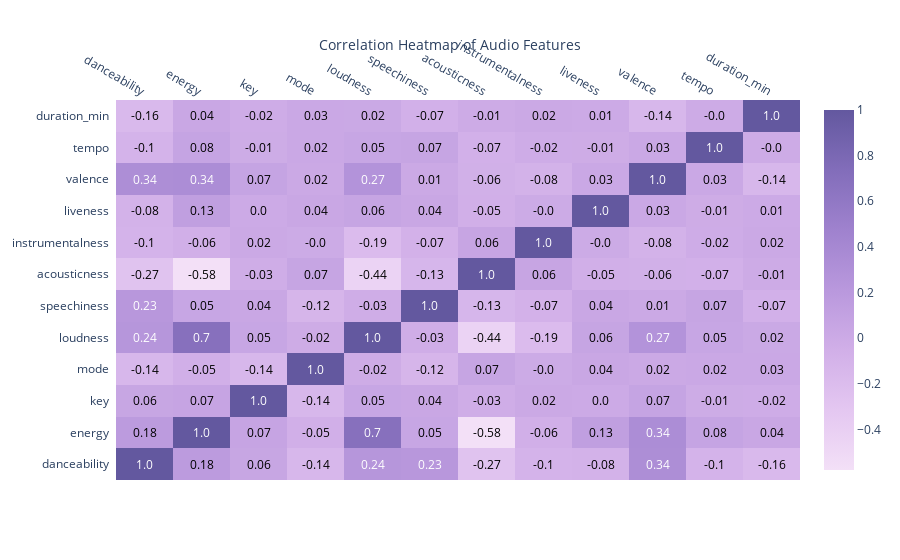

Here is the notebook cell this chart was saved with:
### Markdown cell above
### Heatmap

### Code cell
# Create a correlation matrix
corr = charts.corr().drop('tempo_name').drop(columns = ['tempo_name'])

# Convert the correlation matrix to a 1D array
corr_arr = np.array(corr)

# Create a heatmap
heatmap = ff.create_annotated_heatmap(
    z=corr_arr,
    x=list(corr.columns),
    y=list(corr.index),
    annotation_text=corr_arr.round(2),
    showscale=True,
    colorscale='Purp',
)

# Add title
heatmap.update_layout(title_text='Correlation Heatmap of Audio Features',
                      title_x=0.5,
                      title_font=dict(size=14),
                      )

# Display the heatmap
heatmap.show()

### Figure 1 — Plotly figure (JSON) as saved in the notebook; plotly's stock layout.template omitted (floating-point values rounded to 4 significant figures; data arrays with more than 128 entries replaced by an {"elided": "..."} marker saying what was removed)
{"data": [{"colorscale": [[0, "rgb(243, 224, 247)"], [0.1667, "rgb(228, 199, 241)"], [0.3333, "rgb(209, 175, 232)"], [0.5, "rgb(185, 152, 221)"], [0.6667, "rgb(159, 130, 206)"], [0.8333, "rgb(130, 109, 186)"], [1, "rgb(99, 88, 159)"]], "reversescale": false, "showscale": true, "type": "heatmap", "x": ["danceability", "energy", "key", "mode", "loudness", "speechiness", "acousticness", "instrumentalness", "liveness", "valence", "tempo", "duration_min"], "y": ["danceability", "energy", "key", "mode", "loudness", "speechiness", "acousticness", "instrumentalness", "liveness", "valence", "tempo", "duration_min"], "z": {"elided": "12x12 float values"}}], "layout": {"annotations": [{"font": {"color": "#FFFFFF"}, "showarrow": false, "text": "1.0", "x": "danceability", "xref": "x", "y": "danceability", "yref": "y"}, {"font": {"color": "#000000"}, "showarrow": false, "text": "0.18", "x": "energy", "xref": "x", "y": "danceability", "yref": "y"}, {"font": {"color": "#000000"}, "showarrow": false, "text": "0.06", "x": "key", "xref": "x", "y": "danceability", "yref": "y"}, {"font": {"color": "#000000"}, "showarrow": false, "text": "-0.14", "x": "mode", "xref": "x", "y": "danceability", "yref": "y"}, {"font": {"color": "#FFFFFF"}, "showarrow": false, "text": "0.24", "x": "loudness", "xref": "x", "y": "danceability", "yref": "y"}, {"font": {"color": "#FFFFFF"}, "showarrow": false, "text": "0.23", "x": "speechiness", "xref": "x", "y": "danceability", "yref": "y"}, {"font": {"color": "#000000"}, "showarrow": false, "text": "-0.27", "x": "acousticness", "xref": "x", "y": "danceability", "yref": "y"}, {"font": {"color": "#000000"}, "showarrow": false, "text": "-0.1", "x": "instrumentalness", "xref": "x", "y": "danceability", "yref": "y"}, {"font": {"color": "#000000"}, "showarrow": false, "text": "-0.08", "x": "liveness", "xref": "x", "y": "danceability", "yref": "y"}, {"font": {"color": "#FFFFFF"}, "showarrow": false, "text": "0.34", "x": "valence", "xref": "x", "y": "danceability", "yref": "y"}, {"font": {"color": "#000000"}, "showarrow": false, "text": "-0.1", "x": "tempo", "xref": "x", "y": "danceability", "yref": "y"}, {"font": {"color": "#000000"}, "showarrow": false, "text": "-0.16", "x": "duration_min", "xref": "x", "y": "danceability", "yref": "y"}, {"font": {"color": "#000000"}, "showarrow": false, "text": "0.18", "x": "danceability", "xref": "x", "y": "energy", "yref": "y"}, {"font": {"color": "#FFFFFF"}, "showarrow": false, "text": "1.0", "x": "energy", "xref": "x", "y": "energy", "yref": "y"}, {"font": {"color": "#000000"}, "showarrow": false, "text": "0.07", "x": "key", "xref": "x", "y": "energy", "yref": "y"}, {"font": {"color": "#000000"}, "showarrow": false, "text": "-0.05", "x": "mode", "xref": "x", "y": "energy", "yref": "y"}, {"font": {"color": "#FFFFFF"}, "showarrow": false, "text": "0.7", "x": "loudness", "xref": "x", "y": "energy", "yref": "y"}, {"font": {"color": "#000000"}, "showarrow": false, "text": "0.05", "x": "speechiness", "xref": "x", "y": "energy", "yref": "y"}, {"font": {"color": "#000000"}, "showarrow": false, "text": "-0.58", "x": "acousticness", "xref": "x", "y": "energy", "yref": "y"}, {"font": {"color": "#000000"}, "showarrow": false, "text": "-0.06", "x": "instrumentalness", "xref": "x", "y": "energy", "yref": "y"}, {"font": {"color": "#000000"}, "showarrow": false, "text": "0.13", "x": "liveness", "xref": "x", "y": "energy", "yref": "y"}, {"font": {"color": "#FFFFFF"}, "showarrow": false, "text": "0.34", "x": "valence", "xref": "x", "y": "energy", "yref": "y"}, {"font": {"color": "#000000"}, "showarrow": false, "text": "0.08", "x": "tempo", "xref": "x", "y": "energy", "yref": "y"}, {"font": {"color": "#000000"}, "showarrow": false, "text": "0.04", "x": "duration_min", "xref": "x", "y": "energy", "yref": "y"}, {"font": {"color": "#000000"}, "showarrow": false, "text": "0.06", "x": "danceability", "xref": "x", "y": "key", "yref": "y"}, {"font": {"color": "#000000"}, "showarrow": false, "text": "0.07", "x": "energy", "xref": "x", "y": "key", "yref": "y"}, {"font": {"color": "#FFFFFF"}, "showarrow": false, "text": "1.0", "x": "key", "xref": "x", "y": "key", "yref": "y"}, {"font": {"color": "#000000"}, "showarrow": false, "text": "-0.14", "x": "mode", "xref": "x", "y": "key", "yref": "y"}, {"font": {"color": "#000000"}, "showarrow": false, "text": "0.05", "x": "loudness", "xref": "x", "y": "key", "yref": "y"}, {"font": {"color": "#000000"}, "showarrow": false, "text": "0.04", "x": "speechiness", "xref": "x", "y": "key", "yref": "y"}, {"font": {"color": "#000000"}, "showarrow": false, "text": "-0.03", "x": "acousticness", "xref": "x", "y": "key", "yref": "y"}, {"font": {"color": "#000000"}, "showarrow": false, "text": "0.02", "x": "instrumentalness", "xref": "x", "y": "key", "yref": "y"}, {"font": {"color": "#000000"}, "showarrow": false, "text": "0.0", "x": "liveness", "xref": "x", "y": "key", "yref": "y"}, {"font": {"color": "#000000"}, "showarrow": false, "text": "0.07", "x": "valence", "xref": "x", "y": "key", "yref": "y"}, {"font": {"color": "#000000"}, "showarrow": false, "text": "-0.01", "x": "tempo", "xref": "x", "y": "key", "yref": "y"}, {"font": {"color": "#000000"}, "showarrow": false, "text": "-0.02", "x": "duration_min", "xref": "x", "y": "key", "yref": "y"}, {"font": {"color": "#000000"}, "showarrow": false, "text": "-0.14", "x": "danceability", "xref": "x", "y": "mode", "yref": "y"}, {"font": {"color": "#000000"}, "showarrow": false, "text": "-0.05", "x": "energy", "xref": "x", "y": "mode", "yref": "y"}, {"font": {"color": "#000000"}, "showarrow": false, "text": "-0.14", "x": "key", "xref": "x", "y": "mode", "yref": "y"}, {"font": {"color": "#FFFFFF"}, "showarrow": false, "text": "1.0", "x": "mode", "xref": "x", "y": "mode", "yref": "y"}, {"font": {"color": "#000000"}, "showarrow": false, "text": "-0.02", "x": "loudness", "xref": "x", "y": "mode", "yref": "y"}, {"font": {"color": "#000000"}, "showarrow": false, "text": "-0.12", "x": "speechiness", "xref": "x", "y": "mode", "yref": "y"}, {"font": {"color": "#000000"}, "showarrow": false, "text": "0.07", "x": "acousticness", "xref": "x", "y": "mode", "yref": "y"}, {"font": {"color": "#000000"}, "showarrow": false, "text": "-0.0", "x": "instrumentalness", "xref": "x", "y": "mode", "yref": "y"}, {"font": {"color": "#000000"}, "showarrow": false, "text": "0.04", "x": "liveness", "xref": "x", "y": "mode", "yref": "y"}, {"font": {"color": "#000000"}, "showarrow": false, "text": "0.02", "x": "valence", "xref": "x", "y": "mode", "yref": "y"}, {"font": {"color": "#000000"}, "showarrow": false, "text": "0.02", "x": "tempo", "xref": "x", "y": "mode", "yref": "y"}, {"font": {"color": "#000000"}, "showarrow": false, "text": "0.03", "x": "duration_min", "xref": "x", "y": "mode", "yref": "y"}, {"font": {"color": "#FFFFFF"}, "showarrow": false, "text": "0.24", "x": "danceability", "xref": "x", "y": "loudness", "yref": "y"}, {"font": {"color": "#FFFFFF"}, "showarrow": false, "text": "0.7", "x": "energy", "xref": "x", "y": "loudness", "yref": "y"}, {"font": {"color": "#000000"}, "showarrow": false, "text": "0.05", "x": "key", "xref": "x", "y": "loudness", "yref": "y"}, {"font": {"color": "#000000"}, "showarrow": false, "text": "-0.02", "x": "mode", "xref": "x", "y": "loudness", "yref": "y"}, {"font": {"color": "#FFFFFF"}, "showarrow": false, "text": "1.0", "x": "loudness", "xref": "x", "y": "loudness", "yref": "y"}, {"font": {"color": "#000000"}, "showarrow": false, "text": "-0.03", "x": "speechiness", "xref": "x", "y": "loudness", "yref": "y"}, {"font": {"color": "#000000"}, "showarrow": false, "text": "-0.44", "x": "acousticness", "xref": "x", "y": "loudness", "yref": "y"}, {"font": {"color": "#000000"}, "showarrow": false, "text": "-0.19", "x": "instrumentalness", "xref": "x", "y": "loudness", "yref": "y"}, {"font": {"color": "#000000"}, "showarrow": false, "text": "0.06", "x": "liveness", "xref": "x", "y": "loudness", "yref": "y"}, {"font": {"color": "#FFFFFF"}, "showarrow": false, "text": "0.27", "x": "valence", "xref": "x", "y": "loudness", "yref": "y"}, {"font": {"color": "#000000"}, "showarrow": false, "text": "0.05", "x": "tempo", "xref": "x", "y": "loudness", "yref": "y"}, {"font": {"color": "#000000"}, "showarrow": false, "text": "0.02", "x": "duration_min", "xref": "x", "y": "loudness", "yref": "y"}, {"font": {"color": "#FFFFFF"}, "showarrow": false, "text": "0.23", "x": "danceability", "xref": "x", "y": "speechiness", "yref": "y"}, {"font": {"color": "#000000"}, "showarrow": false, "text": "0.05", "x": "energy", "xref": "x", "y": "speechiness", "yref": "y"}, {"font": {"color": "#000000"}, "showarrow": false, "text": "0.04", "x": "key", "xref": "x", "y": "speechiness", "yref": "y"}, {"font": {"color": "#000000"}, "showarrow": false, "text": "-0.12", "x": "mode", "xref": "x", "y": "speechiness", "yref": "y"}, {"font": {"color": "#000000"}, "showarrow": false, "text": "-0.03", "x": "loudness", "xref": "x", "y": "speechiness", "yref": "y"}, {"font": {"color": "#FFFFFF"}, "showarrow": false, "text": "1.0", "x": "speechiness", "xref": "x", "y": "speechiness", "yref": "y"}, {"font": {"color": "#000000"}, "showarrow": false, "text": "-0.13", "x": "acousticness", "xref": "x", "y": "speechiness", "yref": "y"}, {"font": {"color": "#000000"}, "showarrow": false, "text": "-0.07", "x": "instrumentalness", "xref": "x", "y": "speechiness", "yref": "y"}, {"font": {"color": "#000000"}, "showarrow": false, "text": "0.04", "x": "liveness", "xref": "x", "y": "speechiness", "yref": "y"}, {"font": {"color": "#000000"}, "showarrow": false, "text": "0.01", "x": "valence", "xref": "x", "y": "speechiness", "yref": "y"}, {"font": {"color": "#000000"}, "showarrow": false, "text": "0.07", "x": "tempo", "xref": "x", "y": "speechiness", "yref": "y"}, {"font": {"color": "#000000"}, "showarrow": false, "text": "-0.07", "x": "duration_min", "xref": "x", "y": "speechiness", "yref": "y"}, {"font": {"color": "#000000"}, "showarrow": false, "text": "-0.27", "x": "danceability", "xref": "x", "y": "acousticness", "yref": "y"}, {"font": {"color": "#000000"}, "showarrow": false, "text": "-0.58", "x": "energy", "xref": "x", "y": "acousticness", "yref": "y"}, {"font": {"color": "#000000"}, "showarrow": false, "text": "-0.03", "x": "key", "xref": "x", "y": "acousticness", "yref": "y"}, {"font": {"color": "#000000"}, "showarrow": false, "text": "0.07", "x": "mode", "xref": "x", "y": "acousticness", "yref": "y"}, {"font": {"color": "#000000"}, "showarrow": false, "text": "-0.44", "x": "loudness", "xref": "x", "y": "acousticness", "yref": "y"}, {"font": {"color": "#000000"}, "showarrow": false, "text": "-0.13", "x": "speechiness", "xref": "x", "y": "acousticness", "yref": "y"}, {"font": {"color": "#FFFFFF"}, "showarrow": false, "text": "1.0", "x": "acousticness", "xref": "x", "y": "acousticness", "yref": "y"}, {"font": {"color": "#000000"}, "showarrow": false, "text": "0.06", "x": "instrumentalness", "xref": "x", "y": "acousticness", "yref": "y"}, {"font": {"color": "#000000"}, "showarrow": false, "text": "-0.05", "x": "liveness", "xref": "x", "y": "acousticness", "yref": "y"}, {"font": {"color": "#000000"}, "showarrow": false, "text": "-0.06", "x": "valence", "xref": "x", "y": "acousticness", "yref": "y"}, {"font": {"color": "#000000"}, "showarrow": false, "text": "-0.07", "x": "tempo", "xref": "x", "y": "acousticness", "yref": "y"}, {"font": {"color": "#000000"}, "showarrow": false, "text": "-0.01", "x": "duration_min", "xref": "x", "y": "acousticness", "yref": "y"}, {"font": {"color": "#000000"}, "showarrow": false, "text": "-0.1", "x": "danceability", "xref": "x", "y": "instrumentalness", "yref": "y"}, {"font": {"color": "#000000"}, "showarrow": false, "text": "-0.06", "x": "energy", "xref": "x", "y": "instrumentalness", "yref": "y"}, {"font": {"color": "#000000"}, "showarrow": false, "text": "0.02", "x": "key", "xref": "x", "y": "instrumentalness", "yref": "y"}, {"font": {"color": "#000000"}, "showarrow": false, "text": "-0.0", "x": "mode", "xref": "x", "y": "instrumentalness", "yref": "y"}, {"font": {"color": "#000000"}, "showarrow": false, "text": "-0.19", "x": "loudness", "xref": "x", "y": "instrumentalness", "yref": "y"}, {"font": {"color": "#000000"}, "showarrow": false, "text": "-0.07", "x": "speechiness", "xref": "x", "y": "instrumentalness", "yref": "y"}, {"font": {"color": "#000000"}, "showarrow": false, "text": "0.06", "x": "acousticness", "xref": "x", "y": "instrumentalness", "yref": "y"}, {"font": {"color": "#FFFFFF"}, "showarrow": false, "text": "1.0", "x": "instrumentalness", "xref": "x", "y": "instrumentalness", "yref": "y"}, {"font": {"color": "#000000"}, "showarrow": false, "text": "-0.0", "x": "liveness", "xref": "x", "y": "instrumentalness", "yref": "y"}, {"font": {"color": "#000000"}, "showarrow": false, "text": "-0.08", "x": "valence", "xref": "x", "y": "instrumentalness", "yref": "y"}, {"font": {"color": "#000000"}, "showarrow": false, "text": "-0.02", "x": "tempo", "xref": "x", "y": "instrumentalness", "yref": "y"}, {"font": {"color": "#000000"}, "showarrow": false, "text": "0.02", "x": "duration_min", "xref": "x", "y": "instrumentalness", "yref": "y"}, {"font": {"color": "#000000"}, "showarrow": false, "text": "-0.08", "x": "danceability", "xref": "x", "y": "liveness", "yref": "y"}, {"font": {"color": "#000000"}, "showarrow": false, "text": "0.13", "x": "energy", "xref": "x", "y": "liveness", "yref": "y"}, {"font": {"color": "#000000"}, "showarrow": false, "text": "0.0", "x": "key", "xref": "x", "y": "liveness", "yref": "y"}, {"font": {"color": "#000000"}, "showarrow": false, "text": "0.04", "x": "mode", "xref": "x", "y": "liveness", "yref": "y"}, {"font": {"color": "#000000"}, "showarrow": false, "text": "0.06", "x": "loudness", "xref": "x", "y": "liveness", "yref": "y"}, {"font": {"color": "#000000"}, "showarrow": false, "text": "0.04", "x": "speechiness", "xref": "x", "y": "liveness", "yref": "y"}, {"font": {"color": "#000000"}, "showarrow": false, "text": "-0.05", "x": "acousticness", "xref": "x", "y": "liveness", "yref": "y"}, {"font": {"color": "#000000"}, "showarrow": false, "text": "-0.0", "x": "instrumentalness", "xref": "x", "y": "liveness", "yref": "y"}, {"font": {"color": "#FFFFFF"}, "showarrow": false, "text": "1.0", "x": "liveness", "xref": "x", "y": "liveness", "yref": "y"}, {"font": {"color": "#000000"}, "showarrow": false, "text": "0.03", "x": "valence", "xref": "x", "y": "liveness", "yref": "y"}, {"font": {"color": "#000000"}, "showarrow": false, "text": "-0.01", "x": "tempo", "xref": "x", "y": "liveness", "yref": "y"}, {"font": {"color": "#000000"}, "showarrow": false, "text": "0.01", "x": "duration_min", "xref": "x", "y": "liveness", "yref": "y"}, {"font": {"color": "#FFFFFF"}, "showarrow": false, "text": "0.34", "x": "danceability", "xref": "x", "y": "valence", "yref": "y"}, {"font": {"color": "#FFFFFF"}, "showarrow": false, "text": "0.34", "x": "energy", "xref": "x", "y": "valence", "yref": "y"}, {"font": {"color": "#000000"}, "showarrow": false, "text": "0.07", "x": "key", "xref": "x", "y": "valence", "yref": "y"}, {"font": {"color": "#000000"}, "showarrow": false, "text": "0.02", "x": "mode", "xref": "x", "y": "valence", "yref": "y"}, {"font": {"color": "#FFFFFF"}, "showarrow": false, "text": "0.27", "x": "loudness", "xref": "x", "y": "valence", "yref": "y"}, {"font": {"color": "#000000"}, "showarrow": false, "text": "0.01", "x": "speechiness", "xref": "x", "y": "valence", "yref": "y"}, {"font": {"color": "#000000"}, "showarrow": false, "text": "-0.06", "x": "acousticness", "xref": "x", "y": "valence", "yref": "y"}, {"font": {"color": "#000000"}, "showarrow": false, "text": "-0.08", "x": "instrumentalness", "xref": "x", "y": "valence", "yref": "y"}, {"font": {"color": "#000000"}, "showarrow": false, "text": "0.03", "x": "liveness", "xref": "x", "y": "valence", "yref": "y"}, {"font": {"color": "#FFFFFF"}, "showarrow": false, "text": "1.0", "x": "valence", "xref": "x", "y": "valence", "yref": "y"}, {"font": {"color": "#000000"}, "showarrow": false, "text": "0.03", "x": "tempo", "xref": "x", "y": "valence", "yref": "y"}, {"font": {"color": "#000000"}, "showarrow": false, "text": "-0.14", "x": "duration_min", "xref": "x", "y": "valence", "yref": "y"}, {"font": {"color": "#000000"}, "showarrow": false, "text": "-0.1", "x": "danceability", "xref": "x", "y": "tempo", "yref": "y"}, {"font": {"color": "#000000"}, "showarrow": false, "text": "0.08", "x": "energy", "xref": "x", "y": "tempo", "yref": "y"}, {"font": {"color": "#000000"}, "showarrow": false, "text": "-0.01", "x": "key", "xref": "x", "y": "tempo", "yref": "y"}, {"font": {"color": "#000000"}, "showarrow": false, "text": "0.02", "x": "mode", "xref": "x", "y": "tempo", "yref": "y"}, {"font": {"color": "#000000"}, "showarrow": false, "text": "0.05", "x": "loudness", "xref": "x", "y": "tempo", "yref": "y"}, {"font": {"color": "#000000"}, "showarrow": false, "text": "0.07", "x": "speechiness", "xref": "x", "y": "tempo", "yref": "y"}, {"font": {"color": "#000000"}, "showarrow": false, "text": "-0.07", "x": "acousticness", "xref": "x", "y": "tempo", "yref": "y"}, {"font": {"color": "#000000"}, "showarrow": false, "text": "-0.02", "x": "instrumentalness", "xref": "x", "y": "tempo", "yref": "y"}, {"font": {"color": "#000000"}, "showarrow": false, "text": "-0.01", "x": "liveness", "xref": "x", "y": "tempo", "yref": "y"}, {"font": {"color": "#000000"}, "showarrow": false, "text": "0.03", "x": "valence", "xref": "x", "y": "tempo", "yref": "y"}, {"font": {"color": "#FFFFFF"}, "showarrow": false, "text": "1.0", "x": "tempo", "xref": "x", "y": "tempo", "yref": "y"}, {"font": {"color": "#000000"}, "showarrow": false, "text": "-0.0", "x": "duration_min", "xref": "x", "y": "tempo", "yref": "y"}, {"font": {"color": "#000000"}, "showarrow": false, "text": "-0.16", "x": "danceability", "xref": "x", "y": "duration_min", "yref": "y"}, {"font": {"color": "#000000"}, "showarrow": false, "text": "0.04", "x": "energy", "xref": "x", "y": "duration_min", "yref": "y"}, {"font": {"color": "#000000"}, "showarrow": false, "text": "-0.02", "x": "key", "xref": "x", "y": "duration_min", "yref": "y"}, {"font": {"color": "#000000"}, "showarrow": false, "text": "0.03", "x": "mode", "xref": "x", "y": "duration_min", "yref": "y"}, {"font": {"color": "#000000"}, "showarrow": false, "text": "0.02", "x": "loudness", "xref": "x", "y": "duration_min", "yref": "y"}, {"font": {"color": "#000000"}, "showarrow": false, "text": "-0.07", "x": "speechiness", "xref": "x", "y": "duration_min", "yref": "y"}, {"font": {"color": "#000000"}, "showarrow": false, "text": "-0.01", "x": "acousticness", "xref": "x", "y": "duration_min", "yref": "y"}, {"font": {"color": "#000000"}, "showarrow": false, "text": "0.02", "x": "instrumentalness", "xref": "x", "y": "duration_min", "yref": "y"}, {"font": {"color": "#000000"}, "showarrow": false, "text": "0.01", "x": "liveness", "xref": "x", "y": "duration_min", "yref": "y"}, {"font": {"color": "#000000"}, "showarrow": false, "text": "-0.14", "x": "valence", "xref": "x", "y": "duration_min", "yref": "y"}, {"font": {"color": "#000000"}, "showarrow": false, "text": "-0.0", "x": "tempo", "xref": "x", "y": "duration_min", "yref": "y"}, {"font": {"color": "#FFFFFF"}, "showarrow": false, "text": "1.0", "x": "duration_min", "xref": "x", "y": "duration_min", "yref": "y"}], "title": {"font": {"size": 14}, "text": "Correlation Heatmap of Audio Features", "x": 0.5}, "xaxis": {"dtick": 1, "gridcolor": "rgb(0, 0, 0)", "side": "top", "ticks": ""}, "yaxis": {"dtick": 1, "ticks": "", "ticksuffix": "  "}}}
